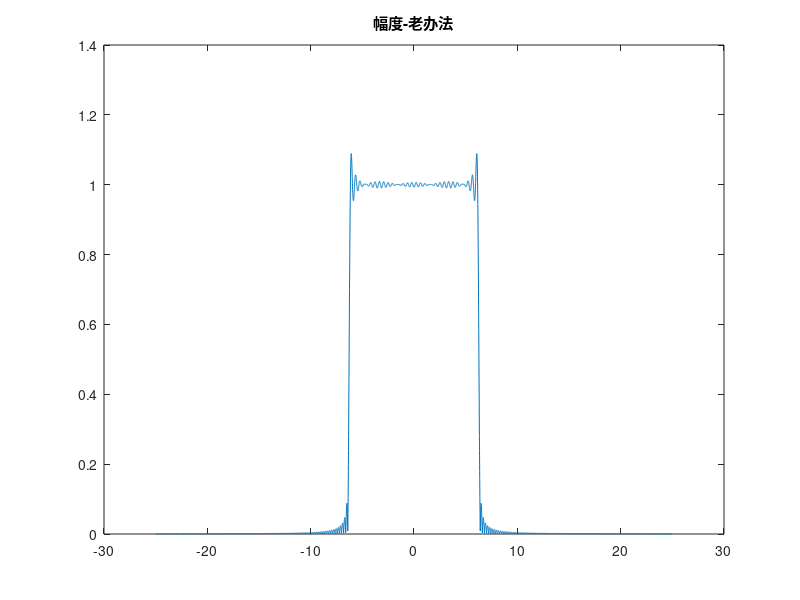
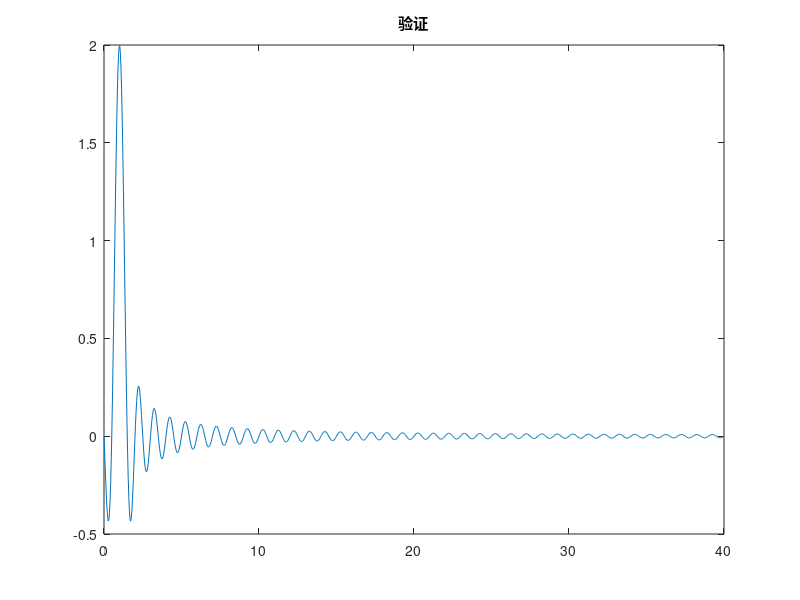
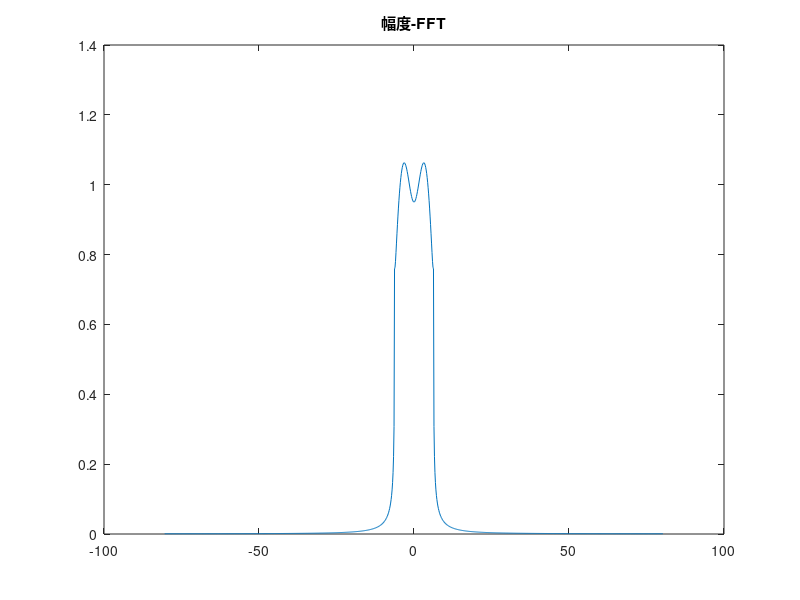

Source code (MATLAB) for these figures, in order:
%DFT套路
N=1001; 
K=2000;
t=-15:10/N:15;
w=-25:10/K:25;
f=sin(2*pi*(t-1))/pi./(t-1);
F=10/N*f*exp(-1i*t'*w);
plot(w,abs(F));
title('幅度-老办法');              %这里我原封不动的抄了作业3-1
figure;                           %好吧也不是完全，我好歹改了一下title
                                  %顺便改了改作图方式
%FFT做题套路
N=1024;                           %取样点数
t_length=40;                      %取样长度
T=t_length/N;                     %取样间隔
t=(0:N-1)*T;%-t_length/2;           %生成时域上的离散点
x=sin(2*pi*(t-1))/pi./(t-1);      %函数
w_length=2*pi/T;                  %频域采样长度
W=w_length/N;                     %频域采样间隔
w=(0:N-1)*W-w_length/2;           %生成频域上的点
plot(t,x);                        %作图验证
title('验证');
figure;
X=T*fft(x,N);                     %FFT
X=fftshift(X);                    %相移
plot(w,abs(X));
title('幅度-FFT');                   